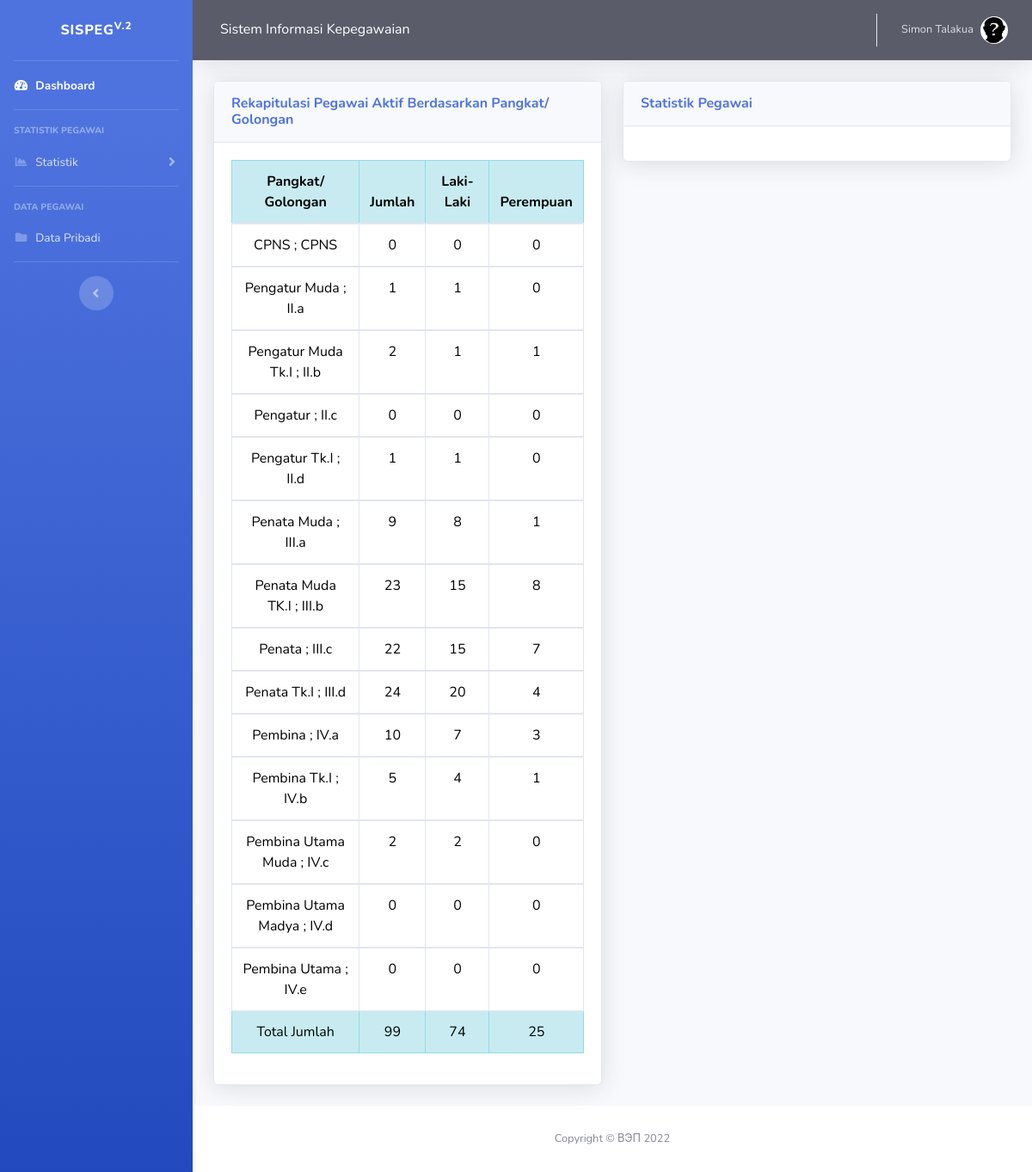
The page /G/lg.php (signed in) on the database its author committed.
### tables this page shows
CREATE TABLE `mst_golongan` (
  `id_mst_gol` bigint NOT NULL,
  `nama_gol` char(50) NOT NULL,
  `pangkat` varchar(30) NOT NULL
);

### G/lg.php (the view, shortened to what this page needs)
<?php  include 'menu.php'; ?>
<div class="container-fluid">
<div class="row">
     <div class="col-md-6">
      <div class="card shadow mb-4">
  <div class="card-header py-3">
    <h6 class="m-0 font-weight-bold text-primary">Rekapitulasi Pegawai Aktif Berdasarkan Pangkat/ Golongan</h6>
      </div>
   <div class="card-body">
    <div class="table-responsive">
    <table class="table table-bordered table-hover text-center" id="dataTable1" width="100%" cellspacing="0">
          <thead class="table-info">
            <tr>
               <th>Pangkat/ Golongan</th>
                <th>Jumlah</th>
                 <th>Laki-Laki</th>
                <th>Perempuan</th>
             </tr>
            </thead>
            <?php
$totaljum=0;
$totalpria=0;
$totalperem=0;
$query="SELECT * From mst_golongan";
$sql=mysqli_Query($conn,$query);
while ($hasil=mysqli_fetch_array($sql))
{
	$idgol=$hasil['id_mst_gol'];
	$nama_gol=$hasil['nama_gol'];
	$pangkat=$hasil['pangkat'];
$query_all="SELECT count(*) as jum FROM lapgol WHERE gol_akhir= '$idgol' ";
$sql_all=mysqli_query($conn,$query_all);
$hasil_all=mysqli_fetch_array($sql_all);
$jum=$hasil_all['jum'];
$totaljum +=$jum;
$query_pria=" SELECT lapgol.nip, lapgol.gol_akhir, dtawal.nama, dtawal.jeniskelamin
         FROM lapgol
         JOIN dtawal ON lapgol.nip=dtawal.nip
         WHERE lapgol.gol_akhir='$idgol' AND dtawal.jeniskelamin='Laki-Laki'";
$sql_pria=mysqli_query($conn,$query_pria);
$hasil_pria=mysqli_num_rows($sql_pria);
$totalpria +=$hasil_pria;
$query_perem=" SELECT lapgol.nip, lapgol.gol_akhir, dtawal.nama, dtawal.jeniskelamin
         FROM lapgol
         JOIN dtawal ON lapgol.nip=dtawal.nip
         WHERE lapgol.gol_akhir='$idgol' AND dtawal.jeniskelamin='Perempuan'";
$sql_perem=mysqli_query($conn,$query_perem);
$hasil_perem=mysqli_num_rows($sql_perem);
$totalperem +=$hasil_perem;
    echo "
        <tbody>
        <tr>
        <td>".$pangkat. " ; ".$nama_gol. "</td>
        <td>".$jum. "</td>
        <td>". $hasil_pria."</td>
        <td>". $hasil_perem." </td>
 </tr>";
}
echo "
<tr class='table-info'>
	<td>Total Jumlah</td>
	<td>".$totaljum. "</td>
	<td> ".$totalpria."  </td>
	<td> ".$totalperem."  </td>
</tr>
";
    ?>
     </tbody>
        </table>
     </div>
        </div>
    </div>
    </div>
 <div class="col-md-6">
    <div class="card shadow mb-4">
        <div class="card-header py-3">
             <h6 class="m-0 font-weight-bold text-primary">Statistik  Pegawai </h6>
        </div>
        <div class="card-body">
        </div>
  </div>
 </div>
</div>
</div>
<?php include '../footer.php'; ?>

### G/menu.php (style rules this page uses)
.table { color:black; }

### rows shown on the page
mst_golongan: pangkat "CPNS", nama_gol "CPNS", jum "0", hasil_pria "0", hasil_perem "0"
mst_golongan: pangkat "Pengatur Muda", nama_gol "II.a", jum "1", hasil_pria "1", hasil_perem "0"
mst_golongan: pangkat "Pengatur Muda Tk.I", nama_gol "II.b", jum "2", hasil_pria "1", hasil_perem "1"
mst_golongan: pangkat "Pengatur", nama_gol "II.c", jum "0", hasil_pria "0", hasil_perem "0"
mst_golongan: pangkat "Pengatur Tk.I", nama_gol "II.d", jum "1", hasil_pria "1", hasil_perem "0"
mst_golongan: pangkat "Penata Muda", nama_gol "III.a", jum "9", hasil_pria "8", hasil_perem "1"
mst_golongan: pangkat "Penata Muda TK.I", nama_gol "III.b", jum "23", hasil_pria "15", hasil_perem "8"
mst_golongan: pangkat "Penata", nama_gol "III.c", jum "22", hasil_pria "15", hasil_perem "7"
mst_golongan: pangkat "Penata Tk.I", nama_gol "III.d", jum "24", hasil_pria "20", hasil_perem "4"
mst_golongan: pangkat "Pembina", nama_gol "IV.a", jum "10", hasil_pria "7", hasil_perem "3"
mst_golongan: pangkat "Pembina Tk.I", nama_gol "IV.b", jum "5", hasil_pria "4", hasil_perem "1"
mst_golongan: pangkat "Pembina Utama Muda", nama_gol "IV.c", jum "2", hasil_pria "2", hasil_perem "0"
mst_golongan: pangkat "Pembina Utama Madya", nama_gol "IV.d", jum "0", hasil_pria "0", hasil_perem "0"
mst_golongan: pangkat "Pembina Utama", nama_gol "IV.e", jum "0", hasil_pria "0", hasil_perem "0"

### other values the page prints
$_SESSION['nama'] "Simon Talakua"
$totaljum "99"
$totalpria "74"
$totalperem "25"
